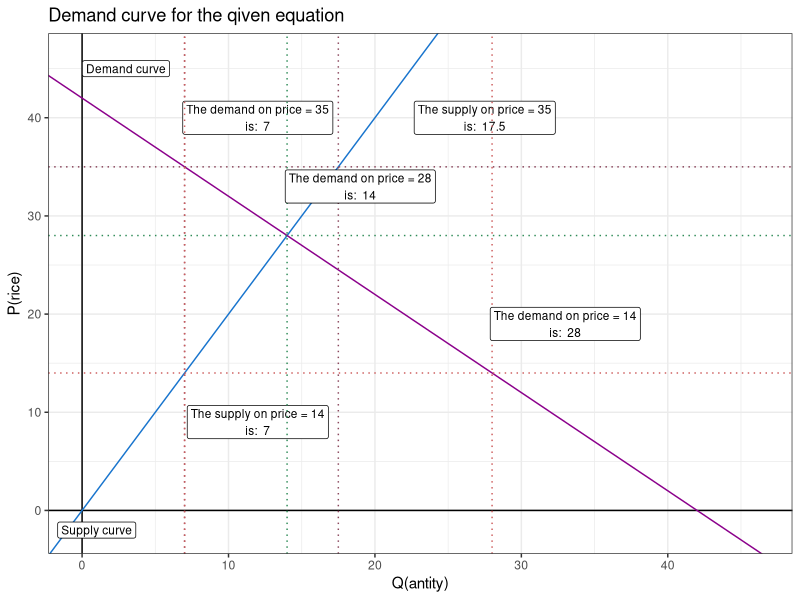
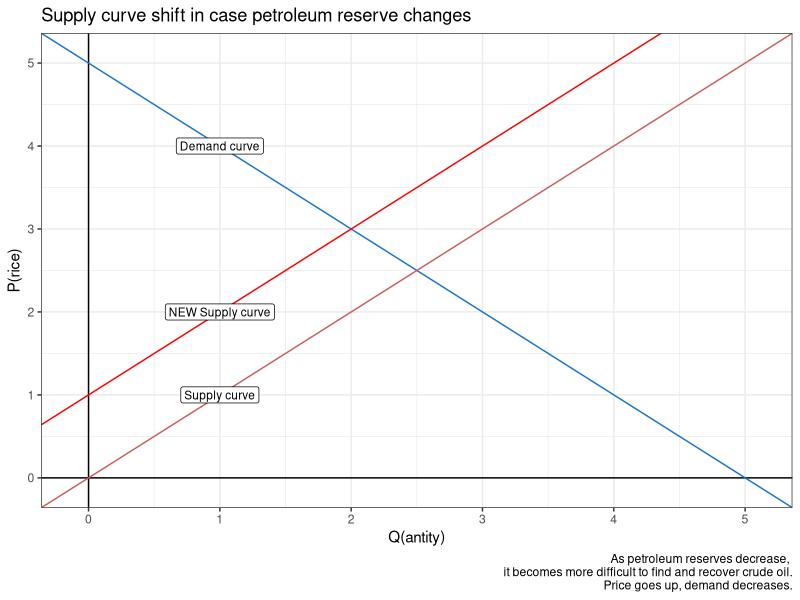
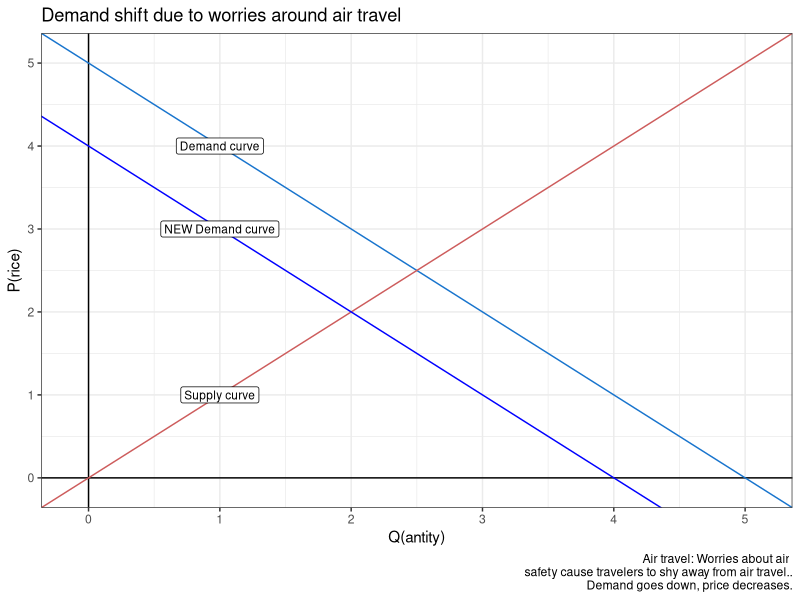
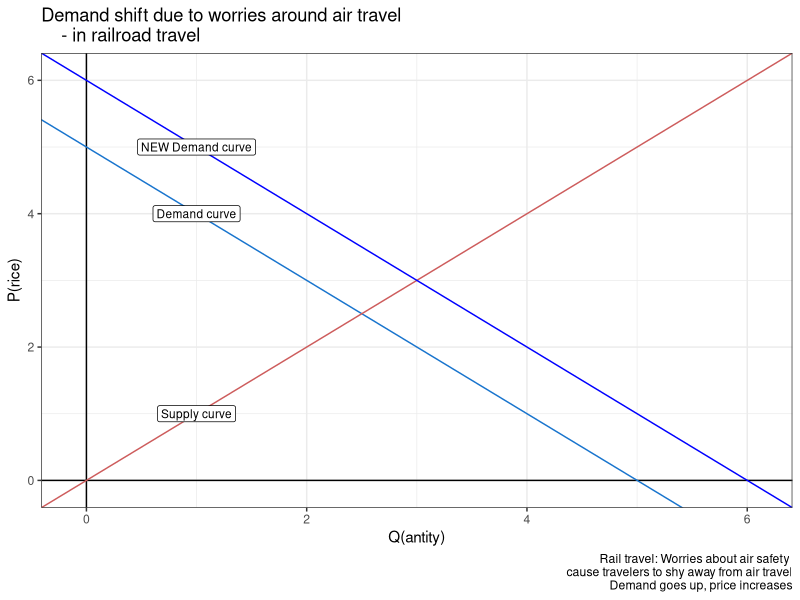
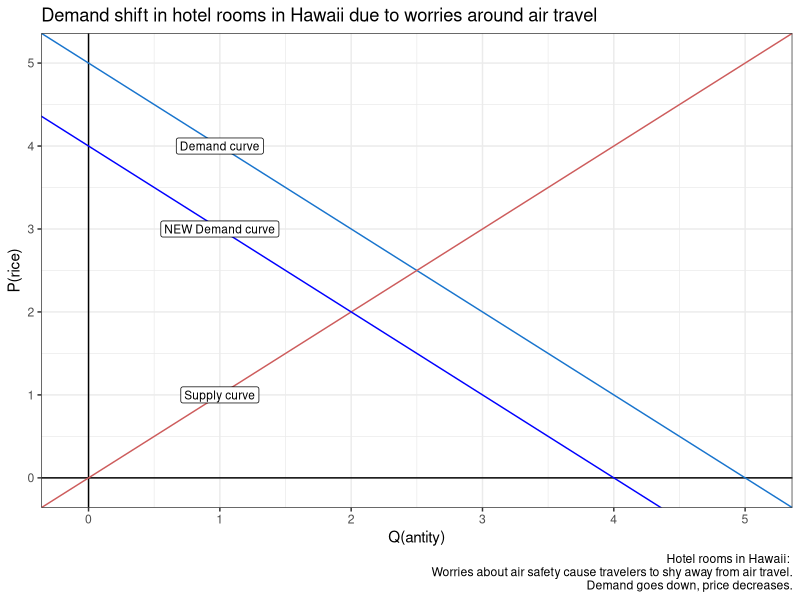
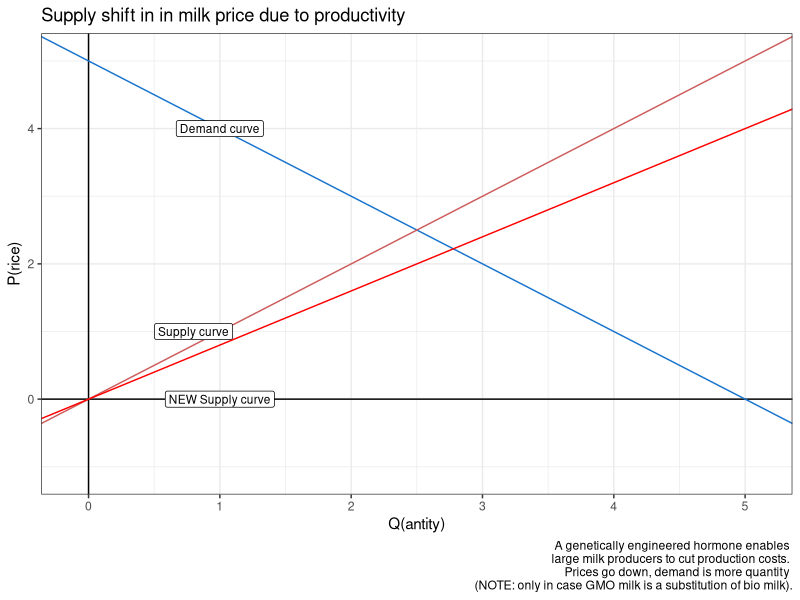
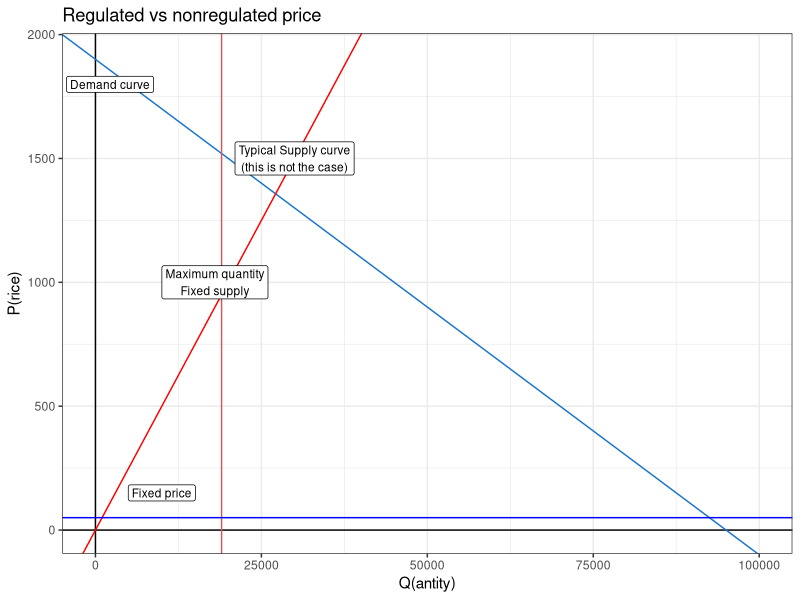
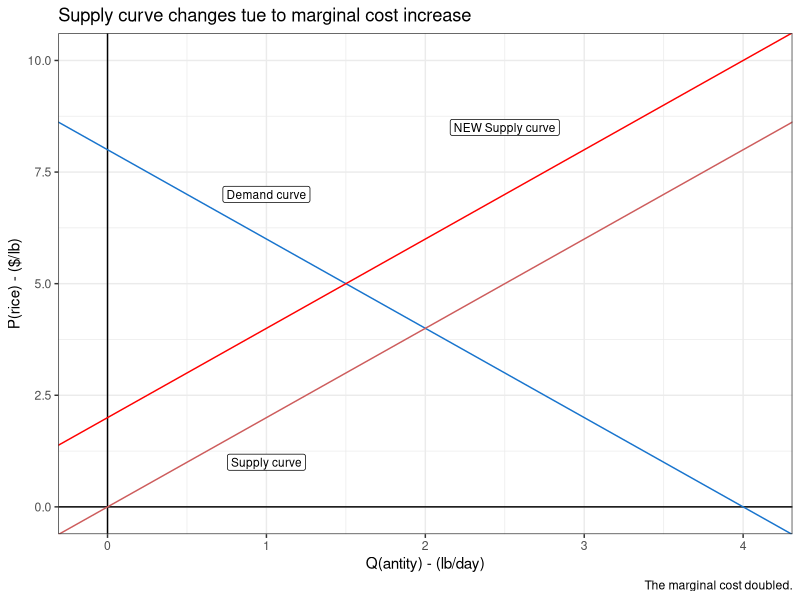

These figures' R source, in order:
## ---- chunk 1
knitr::opts_chunk$set(echo = TRUE)
rm(list=ls())
library(ggplot2)
## ---- chunk 2
alfa1<-0
alfa2<-42
beta1<-2
beta2<- -1
c <- 42

p1<- 35
p2 <- 14

suppQty <- function(price){return(as.numeric((price-alfa1)/beta1))}
demdQty <- function(price){return(as.numeric((price-alfa2)/beta2))}
eqlbPrc <- function(){return((alfa1*beta2-alfa2*beta1)/(beta2-beta1))}

suppLabl <- function(price){
  return(
    paste(
      paste(
        "The supply on price = ",
        "\nis: ",
        sep=as.character(price)),
      as.character(suppQty(price))
    )
  )
}

demdLabl <- function(price){
  return(
    paste(
      paste(
        "The demand on price = ",
        "\nis: ",
        sep=as.character(price)),
      as.character(demdQty(price))
    )
  )
}


ggplot()+
  xlim(0,max(alfa1,alfa2)*1.1)+
  ylim(-2,max(abs(alfa1/beta1),abs(alfa2/beta2))*1.1)+
  labs(
    x='Q(antity)',
    y='P(rice)',
    title='Demand curve for the qiven equation'
  )+
  geom_hline(aes(yintercept=0),col='black')+
  geom_vline(aes(xintercept=0),col='black')+
  geom_abline(intercept = alfa1, slope = beta1, col='dodgerblue3')+
  geom_abline(intercept = alfa2, slope = beta2, col='magenta4')+
  geom_label(aes(x=0, y=alfa2), label='Demand curve' ,nudge_x = 3, nudge_y=3, size=3)+
  geom_label(aes(x=0 , y=alfa1), label='Supply curve' ,nudge_x = 1, nudge_y=-2, size=3)+
  geom_hline(aes(yintercept=p1),col='palevioletred4',linetype='dotted')+
  geom_vline(aes(xintercept=suppQty(p1)),col='palevioletred4',linetype='dotted')+
  geom_vline(aes(xintercept=demdQty(p1)),col='palevioletred4',linetype='dotted')+
  geom_label(aes(x=demdQty(p1), y=p1), label=demdLabl(p1) ,nudge_x = 5, nudge_y=5, size=3)+
  geom_label(aes(x=suppQty(p1), y=p1), label=suppLabl(p1) ,nudge_x = 10, nudge_y=5, size=3)+
  geom_hline(aes(yintercept=p2),col='indianred',linetype='dotted')+
  geom_vline(aes(xintercept=suppQty(p2)),col='indianred',linetype='dotted')+
  geom_vline(aes(xintercept=demdQty(p2)),col='indianred',linetype='dotted')+
  geom_label(aes(x=demdQty(p2), y=p2), label=demdLabl(p2) ,nudge_x = 5, nudge_y=5, size=3)+
  geom_label(aes(x=suppQty(p2), y=p2), label=suppLabl(p2) ,nudge_x = 5, nudge_y=-5, size=3)+
  geom_hline(aes(yintercept=eqlbPrc()),col='seagreen4',linetype='dotted')+
  geom_vline(aes(xintercept=demdQty(eqlbPrc())),col='seagreen4',linetype='dotted')+
  geom_label(aes(x=demdQty(eqlbPrc()), y=eqlbPrc()), label=demdLabl(eqlbPrc()) ,nudge_x = 5, nudge_y=5, size=3)+
  theme_bw()

## ---- chunk 3
ggplot()+
  xlim(-0.1,5.1)+
  ylim(-0.1,5.1)+
  labs(
    x='Q(antity)',
    y='P(rice)',
    title='Supply curve shift in case petroleum reserve changes',
    caption='As petroleum reserves decrease, 
it becomes more difficult to find and recover crude oil.
    Price goes up, demand decreases.'
  )+
  geom_hline(aes(yintercept=0),col='black')+
  geom_vline(aes(xintercept=0),col='black')+
  geom_abline(intercept = 5, slope = -1, col='dodgerblue3')+
  geom_abline(intercept = 0, slope = 1, col='indianred')+
  geom_label(aes(x=0, y=5), label='Demand curve' ,nudge_x = 1, nudge_y=-1, size=3)+
  geom_label(aes(x=0 , y=0), label='Supply curve' ,nudge_x = 1, nudge_y=1, size=3)+
  geom_abline(intercept = 1, slope = 1, col='red')+
  geom_label(aes(x=1 , y=0), label='NEW Supply curve' ,nudge_x =0, nudge_y=2, size=3)+
  theme_bw()
## ---- chunk 4
ggplot()+
  xlim(-0.1,5.1)+
  ylim(-0.1,5.1)+
  labs(
    x='Q(antity)',
    y='P(rice)',
    title='Demand shift due to worries around air travel',
    caption='Air travel: Worries about air 
safety cause travelers to shy away from air travel..
    Demand goes down, price decreases.'
  )+
  geom_hline(aes(yintercept=0),col='black')+
  geom_vline(aes(xintercept=0),col='black')+
  geom_abline(intercept = 5, slope = -1, col='dodgerblue3')+
  geom_abline(intercept = 0, slope = 1, col='indianred')+
  geom_label(aes(x=0, y=5), label='Demand curve' ,nudge_x = 1, nudge_y=-1, size=3)+
  geom_label(aes(x=0 , y=0), label='Supply curve' ,nudge_x = 1, nudge_y=1, size=3)+
  geom_abline(intercept = 4, slope = -1, col='blue')+
  geom_label(aes(x=0 , y=4), label='NEW Demand curve' ,nudge_x =1, nudge_y=-1, size=3)+
  theme_bw()
## ---- chunk 5
ggplot()+
  xlim(-0.1,6.1)+
  ylim(-0.1,6.1)+
  labs(
    x='Q(antity)',
    y='P(rice)',
    title='Demand shift due to worries around air travel 
    - in railroad travel',
    caption='Rail travel: Worries about air safety 
cause travelers to shy away from air travel
    Demand goes up, price increases'
  )+
  geom_hline(aes(yintercept=0),col='black')+
  geom_vline(aes(xintercept=0),col='black')+
  geom_abline(intercept = 5, slope = -1, col='dodgerblue3')+
  geom_abline(intercept = 0, slope = 1, col='indianred')+
  geom_label(aes(x=0, y=5), label='Demand curve' ,nudge_x = 1, nudge_y=-1, size=3)+
  geom_label(aes(x=0 , y=0), label='Supply curve' ,nudge_x = 1, nudge_y=1, size=3)+
  geom_abline(intercept = 6, slope = -1, col='blue')+
  geom_label(aes(x=0 , y=6), label='NEW Demand curve' ,nudge_x =1, nudge_y=-1, size=3)+
  theme_bw()
## ---- chunk 6
ggplot()+
  xlim(-0.1,5.1)+
  ylim(-0.1,5.1)+
  labs(
    x='Q(antity)',
    y='P(rice)',
    title='Demand shift in hotel rooms in Hawaii due to worries around air travel',
    caption='Hotel rooms in Hawaii: 
Worries about air safety cause travelers to shy away from air travel.
    Demand goes down, price decreases.'
  )+
  geom_hline(aes(yintercept=0),col='black')+
  geom_vline(aes(xintercept=0),col='black')+
  geom_abline(intercept = 5, slope = -1, col='dodgerblue3')+
  geom_abline(intercept = 0, slope = 1, col='indianred')+
  geom_label(aes(x=0, y=5), label='Demand curve' ,nudge_x = 1, nudge_y=-1, size=3)+
  geom_label(aes(x=0 , y=0), label='Supply curve' ,nudge_x = 1, nudge_y=1, size=3)+
  geom_abline(intercept = 4, slope = -1, col='blue')+
  geom_label(aes(x=0 , y=4), label='NEW Demand curve' ,nudge_x =1, nudge_y=-1, size=3)+
  theme_bw()
## ---- chunk 7
ggplot()+
  xlim(-0.1,5.1)+
  ylim(-1.1,5.1)+
  labs(
    x='Q(antity)',
    y='P(rice)',
    title='Supply shift in in milk price due to productivity',
    caption='A genetically engineered hormone enables 
large milk producers to cut production costs. 
    Prices go down, demand is more quantity 
(NOTE: only in case GMO milk is a substitution of bio milk).'
  )+
  geom_hline(aes(yintercept=0),col='black')+
  geom_vline(aes(xintercept=0),col='black')+
  geom_abline(intercept = 5, slope = -1, col='dodgerblue3')+
  geom_abline(intercept = 0, slope = 1, col='indianred')+
  geom_label(aes(x=0, y=5), label='Demand curve' ,nudge_x = 1, nudge_y=-1, size=3)+
  geom_label(aes(x=0 , y=0), label='Supply curve' ,nudge_x = 0.8, nudge_y=1, size=3)+
  geom_abline(intercept = 0, slope = 0.8, col='red')+
  geom_label(aes(x=0 , y=-1), label='NEW Supply curve' ,nudge_x =1, nudge_y=1, size=3)+
  theme_bw()
## ---- chunk 8
ggplot()+
  xlim(-0.1,100000)+
  ylim(-0.1,1910)+
  labs(
    x='Q(antity)',
    y='P(rice)',
    title='Regulated vs nonregulated price'
  )+
  geom_hline(aes(yintercept=0),col='black')+
  geom_vline(aes(xintercept=0),col='black')+
  geom_abline(intercept = 1900, slope = -1/50, col='dodgerblue3')+
  geom_vline(aes(xintercept=19000),col='indianred')+
  geom_abline(intercept = 0, slope = 0.05, col='red')+
  geom_label(aes(x=2000, y=1800), label='Demand curve' ,nudge_x = 200, nudge_y=-1, size=3)+
  geom_label(aes(x=18000 , y=1000), label='Maximum quantity\nFixed supply' ,nudge_x =0, nudge_y=-0, size=3)+
  geom_hline(aes(yintercept=50),col='blue')+
  geom_label(aes(x=0 , y=0), label='Typical Supply curve\n(this is not the case)' ,nudge_x =30000, nudge_y=1500, size=3)+
  geom_label(aes(x=0 , y=50), label='Fixed price' ,nudge_x =10000, nudge_y=100, size=3)+
  theme_bw()
## ---- chunk 9
ggplot()+
  xlim(-0.1,4.1)+
  ylim(-0.1,10.1)+
  labs(
    x='Q(antity) - (lb/day)',
    y='P(rice) - ($/lb)',
    title='Supply curve changes tue to marginal cost increase',
    caption='The marginal cost doubled.'
  )+
  geom_hline(aes(yintercept=0),col='black')+
  geom_vline(aes(xintercept=0),col='black')+
  geom_abline(intercept = 8, slope = -2, col='dodgerblue3')+
  geom_abline(intercept = 0, slope = 2, col='indianred')+
  geom_label(aes(x=0, y=8), label='Demand curve' ,nudge_x = 1, nudge_y=-1, size=3)+
  geom_label(aes(x=0 , y=0), label='Supply curve' ,nudge_x = 1, nudge_y=1, size=3)+
  geom_abline(intercept = 2, slope = 2, col='red')+
  geom_label(aes(x=2 , y=8), label='NEW Supply curve' ,nudge_x =0.5, nudge_y=0.5, size=3)+
  theme_bw()
## ---- chunk 10
ggplot()+
  xlim(-0.1,65)+
  ylim(-0.1,155)+
  labs(
    x='Malted milk ball quantity - 2.5$/unit',
    y='Composite good quantity - 1$/unit',
    title='Budget constraint for Martha'
  )+
  geom_hline(aes(yintercept=0),col='black')+
  geom_vline(aes(xintercept=0),col='black')+
  geom_abline(intercept = 150, slope = -2.5, col='dodgerblue3')+
  geom_label(aes(x=0, y=150), label='Martha\'s budget line' ,nudge_x = 10, nudge_y=-10, size=3)+
  theme_bw()
## ---- chunk 11

icp2 <- (-1)*18/(9/3.25)
ggplot()+
  xlim(0,11)+
  ylim(-4,20)+
  labs(
    x='Quantity of coffee',
    y='Quantity of milk',
    title='Consumer choices of Boris related to coffee and milk'
  )+
  geom_hline(aes(yintercept=0),col='black')+
  geom_vline(aes(xintercept=0),col='black')+
  geom_abline(intercept = 18, slope = -2, col='dodgerblue3')+
  geom_abline(intercept = 18, slope = icp2, col='indianred')+
  geom_vline(aes(xintercept=8),col='chocolate4',linetype='dashed')+
  geom_hline(aes(yintercept=2),col='chocolate4',linetype='dashed')+
  geom_vline(aes(xintercept=2.67),col='palevioletred4',linetype='dotted')+
  geom_hline(aes(yintercept=0.67),col='palevioletred4',linetype='dotted')+
  geom_label(aes(x=0, y=18, label='Max milk volume\n for budget=18oz'),nudge_x = 1, nudge_y=1, size=3)+
  geom_label(aes(x=9, y=0, label='Max coffe volume\n for budget on\n 1$ price = 9oz'),nudge_x = 0, nudge_y=-2, size=3)+
  geom_label(aes(x=3, y=0, label='Max coffe volume\n for budget on\n 3.25$ price = 9oz'),nudge_x = 0, nudge_y=-2, size=3)+
  geom_label(aes(x=8, y=2, label='Preference point for budget\non 1$ coffee price: 8oz coffee,\n 2oz milk'),nudge_x = 1.5, nudge_y=2, size=3)+
  geom_label(aes(x=2.67, y=0.67, label='Preference point for budget\non 3.25$ coffee price:\n 2.67oz coffee, 0.67 oz milk '),nudge_x = 2, nudge_y=3, size=3)+
  theme_bw()
## ---- chunk 12
alfa<-200
beta<- -2
qfp <- function(q){return(alfa+beta*q)}
qelasticity <- (-1*alfa) / (2*beta)


labl <- paste(paste(
  paste('Unit elasticity point: [',as.character(qelasticity),sep= ""),
  as.character(qfp(qelasticity)),sep=","),"]",sep=" ")
ggplot()+
  xlim(0,110)+
  ylim(-2,210)+
  labs(
    x='Q(antity)',
    y='P(rice)',
    title='Demand curve for the qiven equation'
  )+
  geom_hline(aes(yintercept=0),col='black')+
  geom_vline(aes(xintercept=0),col='black')+
  geom_abline(intercept = alfa, slope = beta, col='dodgerblue3')+
  geom_vline(aes(xintercept=qelasticity),col='palevioletred4',linetype='dotted')+
  geom_hline(aes(yintercept=qfp(qelasticity)),col='palevioletred4',linetype='dotted')+
  geom_label(aes(x=qelasticity, y=qfp(qelasticity)), label=labl ,nudge_x = 25, nudge_y=15, size=5)+
  geom_label(aes(x=(qelasticity - 30) , y=(qfp(qelasticity)+30)), label='Elastic' ,nudge_x = 10, nudge_y=30, size=5)+
  geom_label(aes(x=(qelasticity + 30) , y= (qfp(qelasticity) - 30)), label='Not elastic' ,nudge_x =15, nudge_y=-30, size=5)+
  theme_bw()


## ---- chunk 13
p1<- 40
p2<- 60
q1<-300
q2<-280
beta <- (p2-p1) / (q2-q1)
alfa <- (-1)*q2*beta+p2
e1 <- (p1/q1) * (1/beta) 
e2 <- (p2/q2) * (1/beta)
lab1 <- paste(
  paste("(","):\n", sep=paste(as.character(q1),as.character(p1),sep=",")),
  paste("E1: ",substring(as.character(e1),1,6))
)
lab2 <- paste(
  paste("(","):\n", sep=paste(as.character(q2),as.character(p2),sep=",")),
  paste("E2: ",substring(as.character(e2),1,6))
)
##How to use equation dynmically?!
## ---- chunk 14
ggplot()+
  xlim(0, (-1*(alfa/beta) + 30))+
  ylim(-2,alfa+10)+
  labs(
    x='Q(antity)',
    y='P(rice)',
    title='Demand curve for Budapest flights'
  )+
  geom_hline(aes(yintercept=0),col='black')+
  geom_vline(aes(xintercept=0),col='black')+
  geom_abline(intercept = alfa, slope = beta, col='dodgerblue3')+
  geom_vline(aes(xintercept=q1),col='palevioletred4',linetype='dotted')+
  geom_hline(aes(yintercept=p1),col='palevioletred4',linetype='dotted')+
  geom_vline(aes(xintercept=q2),col='red4',linetype='dotted')+
  geom_hline(aes(yintercept=p2),col='red4',linetype='dotted')+
  geom_label(aes(x=(q2 - 20) , y=p2+20), label=lab2 ,nudge_x = -10, nudge_y=10, size=3)+
  geom_label(aes(x=q1 + 20  , y= p2 - 20), label=lab1 ,nudge_x = 10, nudge_y=10, size=3)+
  theme_bw()
